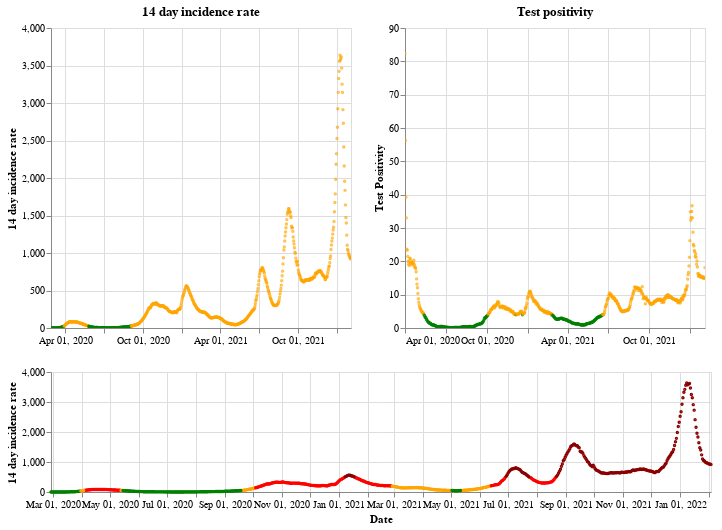

Notebook code cell kept with this figure:
### Markdown cell above
## Scotland

### Code cell
plot_traffic_light('Scotland')

### Figure 1 — Vega-Lite specification as saved in the notebook (floating-point values rounded to 4 significant figures; data arrays with more than 128 entries replaced by an {"elided": "..."} marker saying what was removed)
{"config": {"view": {"continuousWidth": 400, "continuousHeight": 300}}, "vconcat": [{"hconcat": [{"mark": {"type": "point", "size": 2}, "encoding": {"color": {"condition": {"value": "green", "test": "(datum.twoWeeklyCasesRate <= 25)"}, "value": "orange"}, "tooltip": [{"type": "nominal", "field": "areaName"}, {"type": "temporal", "field": "date"}, {"type": "quantitative", "field": "twoWeeklyCasesRate"}, {"type": "quantitative", "field": "testPositivity"}], "x": {"type": "temporal", "axis": {"title": ""}, "field": "date", "scale": {"domain": {"selection": "DateBrush"}}, "timeUnit": "yearmonthdate"}, "y": {"type": "quantitative", "axis": {"title": "14 day incidence rate"}, "field": "twoWeeklyCasesRate"}}, "title": "14 day incidence rate", "width": 300}, {"mark": {"type": "point", "size": 2}, "encoding": {"color": {"condition": {"value": "green", "test": "(datum.testPositivity <= 4)"}, "value": "orange"}, "tooltip": [{"type": "nominal", "field": "areaName"}, {"type": "temporal", "field": "date"}, {"type": "quantitative", "field": "twoWeeklyCasesRate"}, {"type": "quantitative", "field": "testPositivity"}], "x": {"type": "temporal", "axis": {"title": ""}, "field": "date", "scale": {"domain": {"selection": "DateBrush"}}, "timeUnit": "yearmonthdate"}, "y": {"type": "quantitative", "axis": {"title": "Test Positivity"}, "field": "testPositivity"}}, "title": "Test positivity", "width": 300}]}, {"layer": [{"mark": {"type": "point", "size": 2}, "encoding": {"color": {"condition": {"value": "orange", "test": "(((datum.testPositivity < 4) && (datum.twoWeeklyCasesRate >= 50)) && (datum.twoWeeklyCasesRate < 200))"}, "value": "red"}, "opacity": {"condition": {"value": 1, "test": "((datum.twoWeeklyCasesRate >= 50) && (datum.twoWeeklyCasesRate < 500))"}, "value": 0}, "tooltip": [{"type": "nominal", "field": "areaName"}, {"type": "temporal", "field": "date"}, {"type": "quantitative", "field": "twoWeeklyCasesRate"}, {"type": "quantitative", "field": "testPositivity"}], "x": {"type": "temporal", "axis": {"title": "Date"}, "field": "date", "timeUnit": "yearmonthdate"}, "y": {"type": "quantitative", "axis": {"title": "14 day incidence rate"}, "field": "twoWeeklyCasesRate"}}, "selection": {"DateBrush": {"type": "interval", "encodings": ["x"], "fields": ["Time"]}}}, {"mark": {"type": "point", "size": 2}, "encoding": {"color": {"value": "darkred"}, "opacity": {"condition": {"value": 1, "test": "(datum.twoWeeklyCasesRate >= 500)"}, "value": 0}, "tooltip": [{"type": "nominal", "field": "areaName"}, {"type": "temporal", "field": "date"}, {"type": "quantitative", "field": "twoWeeklyCasesRate"}, {"type": "quantitative", "field": "testPositivity"}], "x": {"type": "temporal", "axis": {"title": "Date"}, "field": "date", "timeUnit": "yearmonthdate"}, "y": {"type": "quantitative", "axis": {"title": "14 day incidence rate"}, "field": "twoWeeklyCasesRate"}}}, {"mark": {"type": "point", "size": 2}, "encoding": {"color": {"condition": {"value": "green", "test": "((datum.testPositivity < 4) && (datum.twoWeeklyCasesRate < 50))"}, "value": "orange"}, "opacity": {"condition": {"value": 1, "test": "(datum.twoWeeklyCasesRate < 50)"}, "value": 0}, "tooltip": [{"type": "nominal", "field": "areaName"}, {"type": "temporal", "field": "date"}, {"type": "quantitative", "field": "twoWeeklyCasesRate"}, {"type": "quantitative", "field": "testPositivity"}], "x": {"type": "temporal", "axis": {"title": "Date"}, "field": "date", "timeUnit": "yearmonthdate"}, "y": {"type": "quantitative", "axis": {"title": "14 day incidence rate"}, "field": "twoWeeklyCasesRate"}}}], "height": 120, "width": 660}], "data": {"name": "data-bf8a552f10256a21a816bd5122cf6266"}, "$schema": "https://vega.github.io/schema/vega-lite/v4.8.1.json", "datasets": {"data-bf8a552f10256a21a816bd5122cf6266": {"elided": "707 records"}}}
